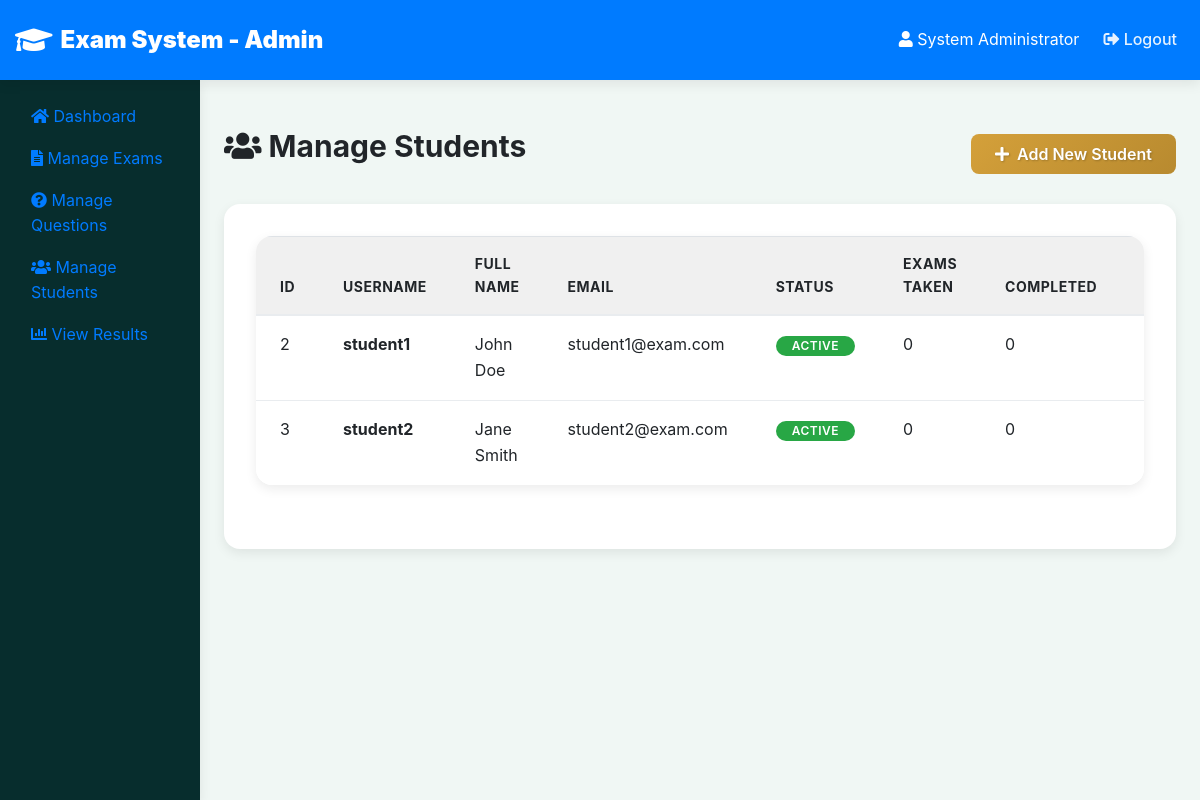
The app's page /admin/students.php (signed in) with its own data.
### tables this page shows
CREATE TABLE users (
    id INT PRIMARY KEY AUTO_INCREMENT,
    username VARCHAR(50) UNIQUE NOT NULL,
    email VARCHAR(100) UNIQUE NOT NULL,
    password VARCHAR(255) NOT NULL,
    full_name VARCHAR(100) NOT NULL,
    role ENUM('admin', 'student') DEFAULT 'student',
    status ENUM('active', 'inactive') DEFAULT 'active',
    created_at TIMESTAMP DEFAULT CURRENT_TIMESTAMP,
    updated_at TIMESTAMP DEFAULT CURRENT_TIMESTAMP ON UPDATE CURRENT_TIMESTAMP,
    INDEX idx_username (username),
    INDEX idx_email (email),
    INDEX idx_role (role)
);

### includes/session.php (called while the page is built, shortened)
<?php
function getCurrentUserFullName() {
    return $_SESSION['full_name'] ?? null;
}
?>

### admin/students.php (the view, shortened to what this page needs)
<?php
require_once '../config/database.php';
require_once '../includes/session.php';
$students = $conn->query("
    SELECT u.*,
           COUNT(DISTINCT ea.id) as total_attempts,
           COUNT(DISTINCT CASE WHEN ea.status = 'submitted' THEN ea.id END) as completed_attempts,
           ROUND(AVG(CASE WHEN ea.status = 'submitted' THEN ea.percentage END), 2) as avg_percentage
    FROM users u
    LEFT JOIN exam_attempts ea ON u.id = ea.student_id
    WHERE u.role = 'student'
    GROUP BY u.id
    ORDER BY u.created_at DESC
");
?>
<!DOCTYPE html>
<html lang="en">
<head>
    <link href="https://stackpath.bootstrapcdn.com/bootstrap/4.5.2/css/bootstrap.min.css" rel="stylesheet">
    <link href="https://cdnjs.cloudflare.com/ajax/libs/font-awesome/5.15.4/css/all.min.css" rel="stylesheet">
    <link href="../assets/css/style.css" rel="stylesheet">
</head>
<body>
    <nav class="navbar navbar-expand-lg navbar-dark bg-primary">
        <div class="container-fluid">
            <a class="navbar-brand" href="index.php">
                <i class="fas fa-graduation-cap"></i> Exam System - Admin
            </a>
            <div class="collapse navbar-collapse" id="navbarNav">
                <ul class="navbar-nav ml-auto">
                    <li class="nav-item">
                        <span class="navbar-text text-white mr-3">
                            <i class="fas fa-user"></i> <?php echo htmlspecialchars(getCurrentUserFullName()); ?>
                        </span>
                    </li>
                    <li class="nav-item">
                        <a class="nav-link" href="../auth/logout.php">
                            <i class="fas fa-sign-out-alt"></i> Logout
                        </a>
                    </li>
                </ul>
            </div>
        </div>
    </nav>
    <div class="container-fluid">
        <div class="row">
            <nav class="col-md-2 d-md-block sidebar">
                <div class="sidebar-sticky pt-3">
                    <ul class="nav flex-column">
                        <li class="nav-item">
                            <a class="nav-link" href="index.php">
                                <i class="fas fa-home"></i> Dashboard
                            </a>
                        </li>
                        <li class="nav-item">
                            <a class="nav-link" href="exams.php">
                                <i class="fas fa-file-alt"></i> Manage Exams
                            </a>
                        </li>
                        <li class="nav-item">
                            <a class="nav-link" href="questions.php">
                                <i class="fas fa-question-circle"></i> Manage Questions
                            </a>
                        </li>
                        <li class="nav-item">
                            <a class="nav-link active" href="students.php">
                                <i class="fas fa-users"></i> Manage Students
                            </a>
                        </li>
                        <li class="nav-item">
                            <a class="nav-link" href="results.php">
                                <i class="fas fa-chart-bar"></i> View Results
                            </a>
                        </li>
                    </ul>
                </div>
            </nav>
            <main role="main" class="col-md-10 ml-sm-auto px-md-4">
                <div class="dashboard-container">
                    <div class="d-flex justify-content-between align-items-center mb-4">
                        <h2><i class="fas fa-users"></i> Manage Students</h2>
                        <button class="btn btn-primary" data-toggle="modal" data-target="#studentModal" onclick="resetStudentForm()">
                            <i class="fas fa-plus"></i> Add New Student
                        </button>
                    </div>
                    <div class="card">
                        <div class="card-body">
                            <?php if ($students->num_rows > 0): ?>
                                <div class="table-responsive">
                                    <table class="table table-hover">
                                        <thead>
                                            <tr>
                                                <th>ID</th>
                                                <th>Username</th>
                                                <th>Full Name</th>
                                                <th>Email</th>
                                                <th>Status</th>
                                                <th>Exams Taken</th>
                                                <th>Completed</th>
                                                <th>Avg Score</th>
                                            </tr>
                                        </thead>
                                        <tbody>
                                            <?php while ($student = $students->fetch_assoc()): ?>
                                                <tr>
                                                    <td><?php echo $student['id']; ?></td>
                                                    <td><strong><?php echo htmlspecialchars($student['username']); ?></strong></td>
                                                    <td><?php echo htmlspecialchars($student['full_name']); ?></td>
                                                    <td><?php echo htmlspecialchars($student['email']); ?></td>
                                                    <td>
                                                        <?php if ($student['status'] == 'active'): ?>
                                                            <span class="badge badge-success">Active</span>
                                                        <?php else: ?>
                                                            <span class="badge badge-danger">Inactive</span>
                                                        <?php endif; ?>
                                                    </td>
                                                    <td><?php echo $student['total_attempts']; ?></td>
                                                    <td><?php echo $student['completed_attempts']; ?></td>
                                                    <td>
                                                    </td>
                                                </tr>
                                            <?php endwhile; ?>
                                        </tbody>
                                    </table>
                                </div>
                            <?php endif; ?>
                        </div>
                    </div>
                </div>
            </main>
        </div>
    </div>
</body>
</html>

### records on screen
users: id "2", username "student1", full_name "John Doe", email "student1@exam.com", status "ACTIVE", total_attempts "0", completed_attempts "0"
users: id "3", username "student2", full_name "Jane Smith", email "student2@exam.com", status "ACTIVE", total_attempts "0", completed_attempts "0"

### other values on screen
getCurrentUserFullName() "System Administrator"
